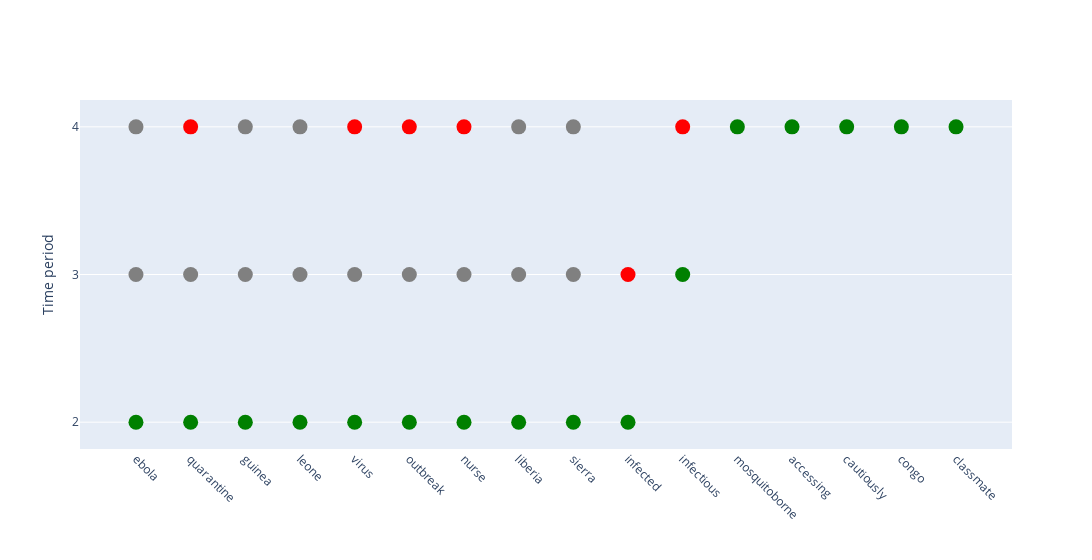

This figure's notebook cell:
### Code cell
random_topic = topics3.iloc[4]
find_similar_clusters(random_topic.evolving_topics,random_topic.slice_nums, title = 'knn 0,6 t4.png')

### Figure 1 — Plotly figure (JSON) as saved in the notebook; plotly's stock layout.template omitted (floating-point values rounded to 4 significant figures)
{"data": [{"marker": {"color": "green", "size": 15}, "mode": "markers", "name": "Slice 2 - Words Appear", "showlegend": false, "x": ["ebola", "quarantine", "guinea", "leone", "virus", "outbreak", "nurse", "liberia", "sierra", "infected"], "y": [2, 2, 2, 2, 2, 2, 2, 2, 2, 2], "type": "scatter"}, {"marker": {"color": "red", "size": 15}, "mode": "markers", "name": "Slice 2 - Words Disappear", "showlegend": false, "x": [], "y": [], "type": "scatter"}, {"marker": {"color": "grey", "size": 15}, "mode": "markers", "name": "Slice 2 - Words Remain", "showlegend": false, "x": [], "y": [], "type": "scatter"}, {"marker": {"color": "green", "size": 15}, "mode": "markers", "name": "Slice 3 - Words Appear", "showlegend": false, "x": ["infectious"], "y": [3], "type": "scatter"}, {"marker": {"color": "red", "size": 15}, "mode": "markers", "name": "Slice 3 - Words Disappear", "showlegend": false, "x": ["infected"], "y": [3], "type": "scatter"}, {"marker": {"color": "grey", "size": 15}, "mode": "markers", "name": "Slice 3 - Words Remain", "showlegend": false, "x": ["ebola", "quarantine", "liberia", "guinea", "virus", "outbreak", "nurse", "leone", "sierra"], "y": [3, 3, 3, 3, 3, 3, 3, 3, 3], "type": "scatter"}, {"marker": {"color": "green", "size": 15}, "mode": "markers", "name": "Slice 4 - Words Appear", "showlegend": false, "x": ["mosquitoborne", "accessing", "cautiously", "congo", "classmate"], "y": [4, 4, 4, 4, 4], "type": "scatter"}, {"marker": {"color": "red", "size": 15}, "mode": "markers", "name": "Slice 4 - Words Disappear", "showlegend": false, "x": ["quarantine", "virus", "outbreak", "nurse", "infectious"], "y": [4, 4, 4, 4, 4], "type": "scatter"}, {"marker": {"color": "grey", "size": 15}, "mode": "markers", "name": "Slice 4 - Words Remain", "showlegend": false, "x": ["ebola", "guinea", "leone", "liberia", "sierra"], "y": [4, 4, 4, 4, 4], "type": "scatter"}], "layout": {"xaxis": {"tickfont": {"size": 12}, "title": {"text": ""}, "tickangle": 45, "showticklabels": true, "showgrid": false}, "yaxis": {"tickfont": {"size": 12}, "title": {"text": "Time period", "font": {"size": 14}}, "showticklabels": true, "tickvals": [2, 3, 4], "tickmode": "array"}, "title": {"text": ""}, "showlegend": false, "width": 2000}}
